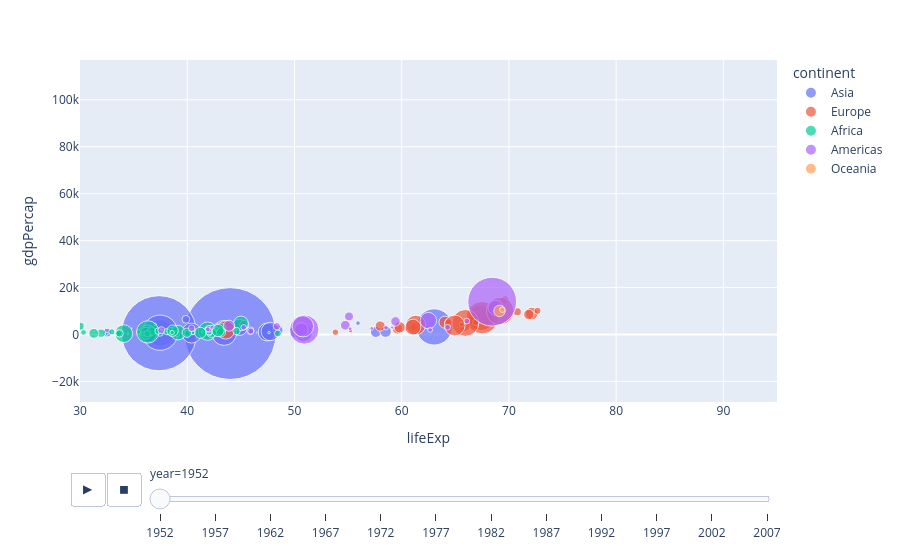

Notebook code for this chart:
### Code cell
# Plot animation of the above curve on the basic of year
px.scatter(gap,x='lifeExp',y='gdpPercap',color='continent',size='pop'
          ,size_max=100,hover_name='country',range_x=[30,95],
          animation_frame='year',animation_group='country')

### Figure 1 — Plotly figure (JSON) as saved in the notebook; plotly's stock layout.template omitted (floating-point values rounded to 4 significant figures)
{"data": [{"hovertemplate": "<b>%{hovertext}</b><br><br>continent=Asia<br>year=1952<br>lifeExp=%{x}<br>gdpPercap=%{y}<br>pop=%{marker.size}<extra></extra>", "hovertext": ["Afghanistan", "Bahrain", "Bangladesh", "Cambodia", "China", "Hong Kong, China", "India", "Indonesia", "Iran", "Iraq", "Israel", "Japan", "Jordan", "Korea, Dem. Rep.", "Korea, Rep.", "Kuwait", "Lebanon", "Malaysia", "Mongolia", "Myanmar", "Nepal", "Oman", "Pakistan", "Philippines", "Saudi Arabia", "Singapore", "Sri Lanka", "Syria", "Taiwan", "Thailand", "Vietnam", "West Bank and Gaza", "Yemen, Rep."], "ids": ["Afghanistan", "Bahrain", "Bangladesh", "Cambodia", "China", "Hong Kong, China", "India", "Indonesia", "Iran", "Iraq", "Israel", "Japan", "Jordan", "Korea, Dem. Rep.", "Korea, Rep.", "Kuwait", "Lebanon", "Malaysia", "Mongolia", "Myanmar", "Nepal", "Oman", "Pakistan", "Philippines", "Saudi Arabia", "Singapore", "Sri Lanka", "Syria", "Taiwan", "Thailand", "Vietnam", "West Bank and Gaza", "Yemen, Rep."], "legendgroup": "Asia", "marker": {"color": "#636efa", "size": [8425333, 120447, 46886859, 4693836, 556263527, 2125900, 372000000, 82052000, 17272000, 5441766, 1620914, 86459025, 607914, 8865488, 20947571, 160000, 1439529, 6748378, 800663, 20092996, 9182536, 507833, 41346560, 22438691, 4005677, 1127000, 7982342, 3661549, 8550362, 21289402, 26246839, 1030585, 4963829], "sizemode": "area", "sizeref": 131900.0, "symbol": "circle"}, "mode": "markers", "name": "Asia", "orientation": "v", "showlegend": true, "type": "scatter", "x": [28.8, 50.94, 37.48, 39.42, 44.0, 60.96, 37.37, 37.47, 44.87, 45.32, 65.39, 63.03, 43.16, 50.06, 47.45, 55.56, 55.93, 48.46, 42.24, 36.32, 36.16, 37.58, 43.44, 47.75, 39.88, 60.4, 57.59, 45.88, 58.5, 50.85, 40.41, 43.16, 32.55], "xaxis": "x", "y": [779.4, 9867.0, 684.2, 368.5, 400.4, 3054.0, 546.6, 749.7, 3035.0, 4130.0, 4087.0, 3217.0, 1547.0, 1088.0, 1031.0, 108400.0, 4835.0, 1831.0, 786.6, 331.0, 545.9, 1828.0, 684.6, 1273.0, 6460.0, 2315.0, 1084.0, 1643.0, 1207.0, 757.8, 605.1, 1516.0, 781.7], "yaxis": "y"}, {"hovertemplate": "<b>%{hovertext}</b><br><br>continent=Europe<br>year=1952<br>lifeExp=%{x}<br>gdpPercap=%{y}<br>pop=%{marker.size}<extra></extra>", "hovertext": ["Albania", "Austria", "Belgium", "Bosnia and Herzegovina", "Bulgaria", "Croatia", "Czech Republic", "Denmark", "Finland", "France", "Germany", "Greece", "Hungary", "Iceland", "Ireland", "Italy", "Montenegro", "Netherlands", "Norway", "Poland", "Portugal", "Romania", "Serbia", "Slovak Republic", "Slovenia", "Spain", "Sweden", "Switzerland", "Turkey", "United Kingdom"], "ids": ["Albania", "Austria", "Belgium", "Bosnia and Herzegovina", "Bulgaria", "Croatia", "Czech Republic", "Denmark", "Finland", "France", "Germany", "Greece", "Hungary", "Iceland", "Ireland", "Italy", "Montenegro", "Netherlands", "Norway", "Poland", "Portugal", "Romania", "Serbia", "Slovak Republic", "Slovenia", "Spain", "Sweden", "Switzerland", "Turkey", "United Kingdom"], "legendgroup": "Europe", "marker": {"color": "#EF553B", "size": [1282697, 6927772, 8730405, 2791000, 7274900, 3882229, 9125183, 4334000, 4090500, 42459667, 69145952, 7733250, 9504000, 147962, 2952156, 47666000, 413834, 10381988, 3327728, 25730551, 8526050, 16630000, 6860147, 3558137, 1489518, 28549870, 7124673, 4815000, 22235677, 50430000], "sizemode": "area", "sizeref": 131900.0, "symbol": "circle"}, "mode": "markers", "name": "Europe", "orientation": "v", "showlegend": true, "type": "scatter", "x": [55.23, 66.8, 68.0, 53.82, 59.6, 61.21, 66.87, 70.78, 66.55, 67.41, 67.5, 65.86, 64.03, 72.49, 66.91, 65.94, 59.16, 72.13, 72.67, 61.31, 59.82, 61.05, 58.0, 64.36, 65.57, 64.94, 71.86, 69.62, 43.59, 69.18], "xaxis": "x", "y": [1601.0, 6137.0, 8343.0, 973.5, 2444.0, 3119.0, 6876.0, 9692.0, 6425.0, 7030.0, 7144.0, 3531.0, 5264.0, 7268.0, 5210.0, 4931.0, 2648.0, 8942.0, 10100.0, 4029.0, 3068.0, 3145.0, 3581.0, 5075.0, 4215.0, 3834.0, 8528.0, 14730.0, 1969.0, 9980.0], "yaxis": "y"}, {"hovertemplate": "<b>%{hovertext}</b><br><br>continent=Africa<br>year=1952<br>lifeExp=%{x}<br>gdpPercap=%{y}<br>pop=%{marker.size}<extra></extra>", "hovertext": ["Algeria", "Angola", "Benin", "Botswana", "Burkina Faso", "Burundi", "Cameroon", "Central African Republic", "Chad", "Comoros", "Congo, Dem. Rep.", "Congo, Rep.", "Cote d'Ivoire", "Djibouti", "Egypt", "Equatorial Guinea", "Eritrea", "Ethiopia", "Gabon", "Gambia", "Ghana", "Guinea", "Guinea-Bissau", "Kenya", "Lesotho", "Liberia", "Libya", "Madagascar", "Malawi", "Mali", "Mauritania", "Mauritius", "Morocco", "Mozambique", "Namibia", "Niger", "Nigeria", "Reunion", "Rwanda", "Sao Tome and Principe", "Senegal", "Sierra Leone", "Somalia", "South Africa", "Sudan", "Swaziland", "Tanzania", "Togo", "Tunisia", "Uganda", "Zambia", "Zimbabwe"], "ids": ["Algeria", "Angola", "Benin", "Botswana", "Burkina Faso", "Burundi", "Cameroon", "Central African Republic", "Chad", "Comoros", "Congo, Dem. Rep.", "Congo, Rep.", "Cote d'Ivoire", "Djibouti", "Egypt", "Equatorial Guinea", "Eritrea", "Ethiopia", "Gabon", "Gambia", "Ghana", "Guinea", "Guinea-Bissau", "Kenya", "Lesotho", "Liberia", "Libya", "Madagascar", "Malawi", "Mali", "Mauritania", "Mauritius", "Morocco", "Mozambique", "Namibia", "Niger", "Nigeria", "Reunion", "Rwanda", "Sao Tome and Principe", "Senegal", "Sierra Leone", "Somalia", "South Africa", "Sudan", "Swaziland", "Tanzania", "Togo", "Tunisia", "Uganda", "Zambia", "Zimbabwe"], "legendgroup": "Africa", "marker": {"color": "#00cc96", "size": [9279525, 4232095, 1738315, 442308, 4469979, 2445618, 5009067, 1291695, 2682462, 153936, 14100005, 854885, 2977019, 63149, 22223309, 216964, 1438760, 20860941, 420702, 284320, 5581001, 2664249, 580653, 6464046, 748747, 863308, 1019729, 4762912, 2917802, 3838168, 1022556, 516556, 9939217, 6446316, 485831, 3379468, 33119096, 257700, 2534927, 60011, 2755589, 2143249, 2526994, 14264935, 8504667, 290243, 8322925, 1219113, 3647735, 5824797, 2672000, 3080907], "sizemode": "area", "sizeref": 131900.0, "symbol": "circle"}, "mode": "markers", "name": "Africa", "orientation": "v", "showlegend": true, "type": "scatter", "x": [43.08, 30.02, 38.22, 47.62, 31.98, 39.03, 38.52, 35.46, 38.09, 40.72, 39.14, 42.11, 40.48, 34.81, 41.89, 34.48, 35.93, 34.08, 37.0, 30.0, 43.15, 33.61, 32.5, 42.27, 42.14, 38.48, 42.72, 36.68, 36.26, 33.69, 40.54, 50.99, 42.87, 31.29, 41.73, 37.44, 36.32, 52.72, 40.0, 46.47, 37.28, 30.33, 32.98, 45.01, 38.63, 41.41, 41.22, 38.6, 44.6, 39.98, 42.04, 48.45], "xaxis": "x", "y": [2449.0, 3521.0, 1063.0, 851.2, 543.3, 339.3, 1173.0, 1071.0, 1179.0, 1103.0, 780.5, 2126.0, 1389.0, 2670.0, 1419.0, 375.6, 328.9, 362.1, 4293.0, 485.2, 911.3, 510.2, 299.9, 853.5, 298.8, 575.6, 2388.0, 1443.0, 369.2, 452.3, 743.1, 1968.0, 1688.0, 468.5, 2424.0, 761.9, 1077.0, 2719.0, 493.3, 879.6, 1450.0, 879.8, 1136.0, 4725.0, 1616.0, 1148.0, 716.7, 859.8, 1468.0, 734.8, 1147.0, 406.9], "yaxis": "y"}, {"hovertemplate": "<b>%{hovertext}</b><br><br>continent=Americas<br>year=1952<br>lifeExp=%{x}<br>gdpPercap=%{y}<br>pop=%{marker.size}<extra></extra>", "hovertext": ["Argentina", "Bolivia", "Brazil", "Canada", "Chile", "Colombia", "Costa Rica", "Cuba", "Dominican Republic", "Ecuador", "El Salvador", "Guatemala", "Haiti", "Honduras", "Jamaica", "Mexico", "Nicaragua", "Panama", "Paraguay", "Peru", "Puerto Rico", "Trinidad and Tobago", "United States", "Uruguay", "Venezuela"], "ids": ["Argentina", "Bolivia", "Brazil", "Canada", "Chile", "Colombia", "Costa Rica", "Cuba", "Dominican Republic", "Ecuador", "El Salvador", "Guatemala", "Haiti", "Honduras", "Jamaica", "Mexico", "Nicaragua", "Panama", "Paraguay", "Peru", "Puerto Rico", "Trinidad and Tobago", "United States", "Uruguay", "Venezuela"], "legendgroup": "Americas", "marker": {"color": "#ab63fa", "size": [17876956, 2883315, 56602560, 14785584, 6377619, 12350771, 926317, 6007797, 2491346, 3548753, 2042865, 3146381, 3201488, 1517453, 1426095, 30144317, 1165790, 940080, 1555876, 8025700, 2227000, 662850, 157553000, 2252965, 5439568], "sizemode": "area", "sizeref": 131900.0, "symbol": "circle"}, "mode": "markers", "name": "Americas", "orientation": "v", "showlegend": true, "type": "scatter", "x": [62.48, 40.41, 50.92, 68.75, 54.74, 50.64, 57.21, 59.42, 45.93, 48.36, 45.26, 42.02, 37.58, 41.91, 58.53, 50.79, 42.31, 55.19, 62.65, 43.9, 64.28, 59.1, 68.44, 66.07, 55.09], "xaxis": "x", "y": [5911.0, 2677.0, 2109.0, 11370.0, 3940.0, 2144.0, 2627.0, 5587.0, 1398.0, 3522.0, 3048.0, 2428.0, 1840.0, 2195.0, 2899.0, 3478.0, 3112.0, 2480.0, 1952.0, 3759.0, 3082.0, 3023.0, 13990.0, 5717.0, 7690.0], "yaxis": "y"}, {"hovertemplate": "<b>%{hovertext}</b><br><br>continent=Oceania<br>year=1952<br>lifeExp=%{x}<br>gdpPercap=%{y}<br>pop=%{marker.size}<extra></extra>", "hovertext": ["Australia", "New Zealand"], "ids": ["Australia", "New Zealand"], "legendgroup": "Oceania", "marker": {"color": "#FFA15A", "size": [8691212, 1994794], "sizemode": "area", "sizeref": 131900.0, "symbol": "circle"}, "mode": "markers", "name": "Oceania", "orientation": "v", "showlegend": true, "type": "scatter", "x": [69.12, 69.39], "xaxis": "x", "y": [10040.0, 10560.0], "yaxis": "y"}], "layout": {"legend": {"itemsizing": "constant", "title": {"text": "continent"}, "tracegroupgap": 0}, "margin": {"t": 60}, "sliders": [{"active": 0, "currentvalue": {"prefix": "year="}, "len": 0.9, "pad": {"b": 10, "t": 60}, "steps": [{"args": [["1952"], {"frame": {"duration": 0, "redraw": false}, "fromcurrent": true, "mode": "immediate", "transition": {"duration": 0, "easing": "linear"}}], "label": "1952", "method": "animate"}, {"args": [["1957"], {"frame": {"duration": 0, "redraw": false}, "fromcurrent": true, "mode": "immediate", "transition": {"duration": 0, "easing": "linear"}}], "label": "1957", "method": "animate"}, {"args": [["1962"], {"frame": {"duration": 0, "redraw": false}, "fromcurrent": true, "mode": "immediate", "transition": {"duration": 0, "easing": "linear"}}], "label": "1962", "method": "animate"}, {"args": [["1967"], {"frame": {"duration": 0, "redraw": false}, "fromcurrent": true, "mode": "immediate", "transition": {"duration": 0, "easing": "linear"}}], "label": "1967", "method": "animate"}, {"args": [["1972"], {"frame": {"duration": 0, "redraw": false}, "fromcurrent": true, "mode": "immediate", "transition": {"duration": 0, "easing": "linear"}}], "label": "1972", "method": "animate"}, {"args": [["1977"], {"frame": {"duration": 0, "redraw": false}, "fromcurrent": true, "mode": "immediate", "transition": {"duration": 0, "easing": "linear"}}], "label": "1977", "method": "animate"}, {"args": [["1982"], {"frame": {"duration": 0, "redraw": false}, "fromcurrent": true, "mode": "immediate", "transition": {"duration": 0, "easing": "linear"}}], "label": "1982", "method": "animate"}, {"args": [["1987"], {"frame": {"duration": 0, "redraw": false}, "fromcurrent": true, "mode": "immediate", "transition": {"duration": 0, "easing": "linear"}}], "label": "1987", "method": "animate"}, {"args": [["1992"], {"frame": {"duration": 0, "redraw": false}, "fromcurrent": true, "mode": "immediate", "transition": {"duration": 0, "easing": "linear"}}], "label": "1992", "method": "animate"}, {"args": [["1997"], {"frame": {"duration": 0, "redraw": false}, "fromcurrent": true, "mode": "immediate", "transition": {"duration": 0, "easing": "linear"}}], "label": "1997", "method": "animate"}, {"args": [["2002"], {"frame": {"duration": 0, "redraw": false}, "fromcurrent": true, "mode": "immediate", "transition": {"duration": 0, "easing": "linear"}}], "label": "2002", "method": "animate"}, {"args": [["2007"], {"frame": {"duration": 0, "redraw": false}, "fromcurrent": true, "mode": "immediate", "transition": {"duration": 0, "easing": "linear"}}], "label": "2007", "method": "animate"}], "x": 0.1, "xanchor": "left", "y": 0, "yanchor": "top"}], "updatemenus": [{"buttons": [{"args": [null, {"frame": {"duration": 500, "redraw": false}, "fromcurrent": true, "mode": "immediate", "transition": {"duration": 500, "easing": "linear"}}], "label": "&#9654;", "method": "animate"}, {"args": [[null], {"frame": {"duration": 0, "redraw": false}, "fromcurrent": true, "mode": "immediate", "transition": {"duration": 0, "easing": "linear"}}], "label": "&#9724;", "method": "animate"}], "direction": "left", "pad": {"r": 10, "t": 70}, "showactive": false, "type": "buttons", "x": 0.1, "xanchor": "right", "y": 0, "yanchor": "top"}], "xaxis": {"anchor": "y", "domain": [0, 1], "range": [30, 95], "title": {"text": "lifeExp"}}, "yaxis": {"anchor": "x", "domain": [0, 1], "title": {"text": "gdpPercap"}}}}
